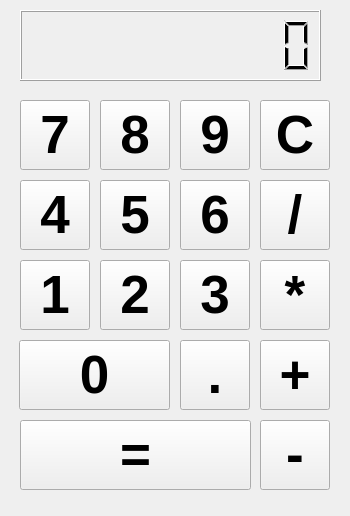
<?xml version="1.0" encoding="UTF-8"?>
<ui version="4.0">
 <class>MainWindow</class>
 <widget class="QMainWindow" name="MainWindow">
  <property name="geometry">
   <rect>
    <x>0</x>
    <y>0</y>
    <width>350</width>
    <height>516</height>
   </rect>
  </property>
  <property name="windowTitle">
   <string>Calculadora</string>
  </property>
  <property name="windowIcon">
   <iconset>
    <normaloff>icono.ico</normaloff>icono.ico</iconset>
  </property>
  <widget class="QWidget" name="centralwidget">
   <widget class="QLCDNumber" name="pantalla">
    <property name="geometry">
     <rect>
      <x>20</x>
      <y>10</y>
      <width>301</width>
      <height>71</height>
     </rect>
    </property>
    <property name="font">
     <font>
      <kerning>true</kerning>
     </font>
    </property>
    <property name="digitCount">
     <number>10</number>
    </property>
   </widget>
   <widget class="QPushButton" name="boton7">
    <property name="geometry">
     <rect>
      <x>20</x>
      <y>100</y>
      <width>70</width>
      <height>70</height>
     </rect>
    </property>
    <property name="font">
     <font>
      <pointsize>40</pointsize>
      <weight>75</weight>
      <bold>true</bold>
     </font>
    </property>
    <property name="text">
     <string>7</string>
    </property>
   </widget>
   <widget class="QPushButton" name="boton8">
    <property name="geometry">
     <rect>
      <x>100</x>
      <y>100</y>
      <width>70</width>
      <height>70</height>
     </rect>
    </property>
    <property name="font">
     <font>
      <pointsize>40</pointsize>
      <weight>75</weight>
      <bold>true</bold>
     </font>
    </property>
    <property name="text">
     <string>8</string>
    </property>
   </widget>
   <widget class="QPushButton" name="boton9">
    <property name="geometry">
     <rect>
      <x>180</x>
      <y>100</y>
      <width>70</width>
      <height>70</height>
     </rect>
    </property>
    <property name="font">
     <font>
      <pointsize>40</pointsize>
      <weight>75</weight>
      <bold>true</bold>
     </font>
    </property>
    <property name="text">
     <string>9</string>
    </property>
   </widget>
   <widget class="QPushButton" name="boton5">
    <property name="geometry">
     <rect>
      <x>100</x>
      <y>180</y>
      <width>70</width>
      <height>70</height>
     </rect>
    </property>
    <property name="font">
     <font>
      <pointsize>40</pointsize>
      <weight>75</weight>
      <bold>true</bold>
     </font>
    </property>
    <property name="text">
     <string>5</string>
    </property>
   </widget>
   <widget class="QPushButton" name="boton4">
    <property name="geometry">
     <rect>
      <x>20</x>
      <y>180</y>
      <width>70</width>
      <height>70</height>
     </rect>
    </property>
    <property name="font">
     <font>
      <pointsize>40</pointsize>
      <weight>75</weight>
      <bold>true</bold>
     </font>
    </property>
    <property name="text">
     <string>4</string>
    </property>
   </widget>
   <widget class="QPushButton" name="boton6">
    <property name="geometry">
     <rect>
      <x>180</x>
      <y>180</y>
      <width>70</width>
      <height>70</height>
     </rect>
    </property>
    <property name="font">
     <font>
      <pointsize>40</pointsize>
      <weight>75</weight>
      <bold>true</bold>
     </font>
    </property>
    <property name="text">
     <string>6</string>
    </property>
   </widget>
   <widget class="QPushButton" name="boton2">
    <property name="geometry">
     <rect>
      <x>100</x>
      <y>260</y>
      <width>70</width>
      <height>70</height>
     </rect>
    </property>
    <property name="font">
     <font>
      <pointsize>40</pointsize>
      <weight>75</weight>
      <bold>true</bold>
     </font>
    </property>
    <property name="text">
     <string>2</string>
    </property>
   </widget>
   <widget class="QPushButton" name="boton1">
    <property name="geometry">
     <rect>
      <x>20</x>
      <y>260</y>
      <width>70</width>
      <height>70</height>
     </rect>
    </property>
    <property name="font">
     <font>
      <pointsize>40</pointsize>
      <weight>75</weight>
      <bold>true</bold>
     </font>
    </property>
    <property name="text">
     <string>1</string>
    </property>
   </widget>
   <widget class="QPushButton" name="boton3">
    <property name="geometry">
     <rect>
      <x>180</x>
      <y>260</y>
      <width>70</width>
      <height>70</height>
     </rect>
    </property>
    <property name="font">
     <font>
      <pointsize>40</pointsize>
      <weight>75</weight>
      <bold>true</bold>
     </font>
    </property>
    <property name="text">
     <string>3</string>
    </property>
   </widget>
   <widget class="QPushButton" name="boton0">
    <property name="geometry">
     <rect>
      <x>19</x>
      <y>340</y>
      <width>151</width>
      <height>70</height>
     </rect>
    </property>
    <property name="font">
     <font>
      <pointsize>40</pointsize>
      <weight>75</weight>
      <bold>true</bold>
     </font>
    </property>
    <property name="text">
     <string>0</string>
    </property>
   </widget>
   <widget class="QPushButton" name="botonPun">
    <property name="geometry">
     <rect>
      <x>180</x>
      <y>340</y>
      <width>70</width>
      <height>70</height>
     </rect>
    </property>
    <property name="font">
     <font>
      <pointsize>40</pointsize>
      <weight>75</weight>
      <bold>true</bold>
     </font>
    </property>
    <property name="text">
     <string>.</string>
    </property>
   </widget>
   <widget class="QPushButton" name="botonIgu">
    <property name="geometry">
     <rect>
      <x>20</x>
      <y>420</y>
      <width>231</width>
      <height>70</height>
     </rect>
    </property>
    <property name="font">
     <font>
      <pointsize>40</pointsize>
      <weight>75</weight>
      <bold>true</bold>
     </font>
    </property>
    <property name="text">
     <string>=</string>
    </property>
   </widget>
   <widget class="QPushButton" name="botonDiv">
    <property name="geometry">
     <rect>
      <x>260</x>
      <y>180</y>
      <width>70</width>
      <height>70</height>
     </rect>
    </property>
    <property name="font">
     <font>
      <pointsize>40</pointsize>
      <weight>75</weight>
      <bold>true</bold>
     </font>
    </property>
    <property name="text">
     <string>/</string>
    </property>
   </widget>
   <widget class="QPushButton" name="botonPro">
    <property name="geometry">
     <rect>
      <x>260</x>
      <y>260</y>
      <width>70</width>
      <height>70</height>
     </rect>
    </property>
    <property name="font">
     <font>
      <pointsize>40</pointsize>
      <weight>75</weight>
      <bold>true</bold>
     </font>
    </property>
    <property name="text">
     <string>*</string>
    </property>
   </widget>
   <widget class="QPushButton" name="botonSum">
    <property name="geometry">
     <rect>
      <x>260</x>
      <y>340</y>
      <width>70</width>
      <height>70</height>
     </rect>
    </property>
    <property name="font">
     <font>
      <pointsize>40</pointsize>
      <weight>75</weight>
      <bold>true</bold>
     </font>
    </property>
    <property name="text">
     <string>+</string>
    </property>
   </widget>
   <widget class="QPushButton" name="botonRes">
    <property name="geometry">
     <rect>
      <x>260</x>
      <y>420</y>
      <width>70</width>
      <height>70</height>
     </rect>
    </property>
    <property name="font">
     <font>
      <pointsize>40</pointsize>
      <weight>75</weight>
      <bold>true</bold>
     </font>
    </property>
    <property name="text">
     <string>-</string>
    </property>
   </widget>
   <widget class="QPushButton" name="botonBorrar">
    <property name="geometry">
     <rect>
      <x>260</x>
      <y>100</y>
      <width>70</width>
      <height>70</height>
     </rect>
    </property>
    <property name="font">
     <font>
      <pointsize>40</pointsize>
      <weight>75</weight>
      <bold>true</bold>
     </font>
    </property>
    <property name="text">
     <string>C</string>
    </property>
   </widget>
  </widget>
 </widget>
 <resources/>
 <connections/>
</ui>
